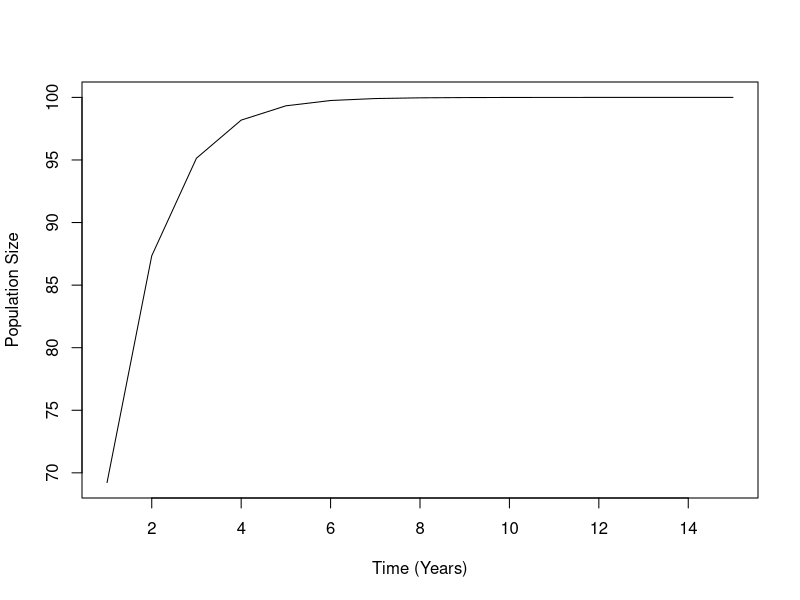
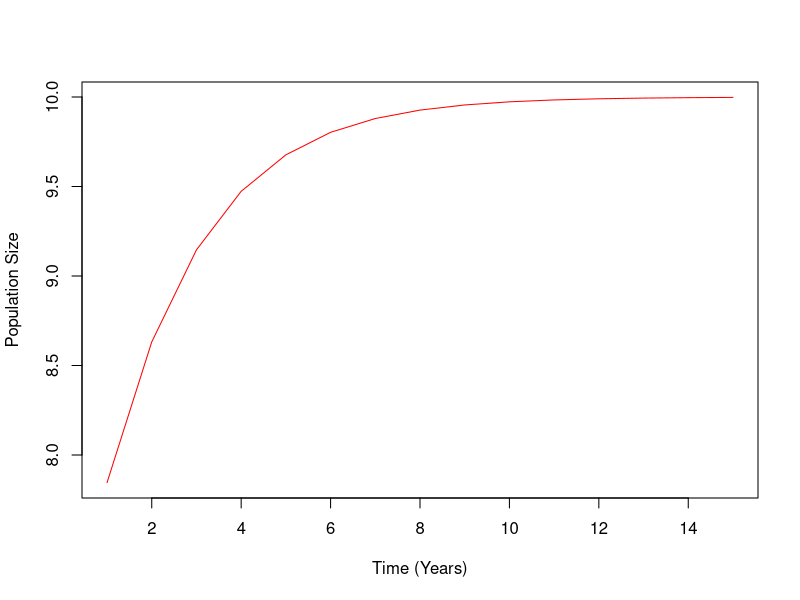
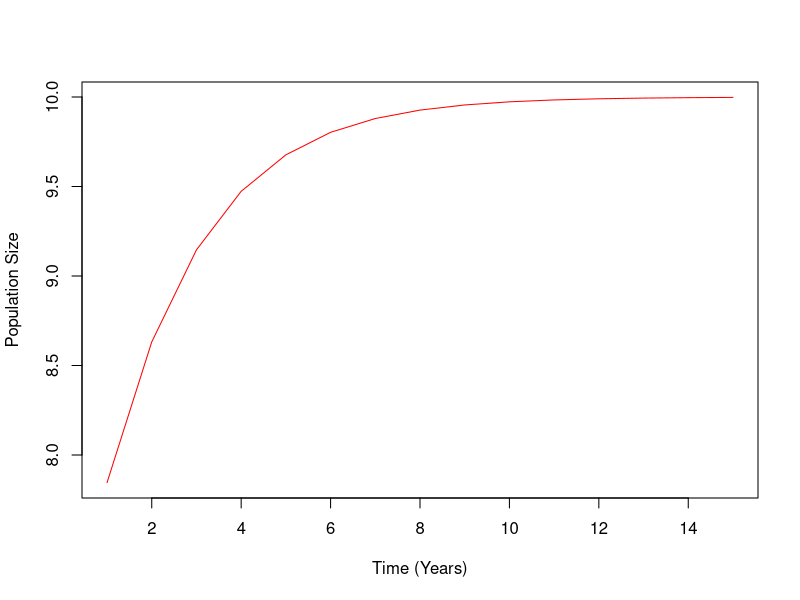
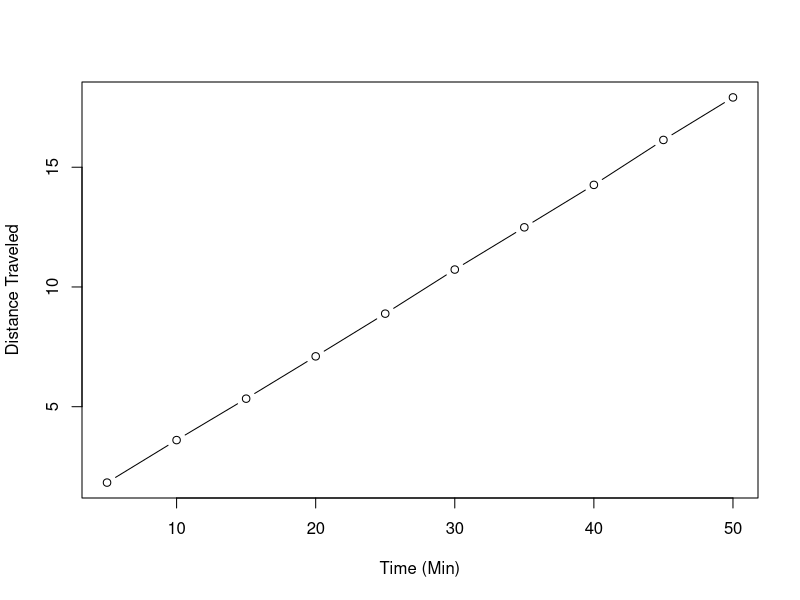

Reproduce these figures in R, in order.

## 1. Write a loop that prints out the numbers from 20 to 10
for(i in 20:10){
  print(i)
}
## 2. Write a loop that print out only the numbers from 20 to 10 that are even
num = 1:20
num = num[num%%2==0]
for(i in num){
  print(i)
}
## OR
num = 1:20
for(i in num){
  if(i%%2==0) print(i)
}
## 3. Write a function that calculates whether a number is a prime number (hint: what does 2 %% 3 give you?)

prime <- function(x){
  if (x == 2) {
    TRUE
  } else if (any(x %% 2:(x-1) == 0)) {
    FALSE
  } else { 
    TRUE
    }
}

## 4. Write a loop that prints out the numbers from 1 to 20, printing “Good: NUMBER” if the number is
## divisible by five and “Job: NUMBER” if then number is prime, and nothing otherwise.

num = 1:20
for(i in num){
  if(i%%5==0)  
    print(paste(i,'Good: NUMBER'))
 else if (i == 2) 
  print(paste(i,'Job: NUMBER'))
 else if (any(i %% 2:(i-1) == 0 )) 
  print(paste(i,'Nothing'))
 else  
  print(paste(i,'Job: NUMBER'))
}

# 5. A biologist is modelling population growth using a Gompertz curve, which is defined as y(t) = a.e−b.e−c.t
# where y is population size, t is time, a and b are parameters, and e is the exponential function. Write
# them a function that calculates population size at any time for any values of its parameters.

gz <- function(t, a, b, c){
  y <- (a*exp(-b*exp(-c*t)))
    return(y)
}
gz(15, 100, 1, 1) 


# 6. The biologist likes your function so much they want you to write another function that plots the progress
# of the population over a given length of time. Write it for them.

gz <- function(t, a, b, c){
  y <- (a*exp(-b*exp(-c*t)))
  p <- plot(y~t, xlab = 'Time (Years)', ylab= 'Population Size', type='l')
 return(paste(y,t))
}
gz(1:15, 100, 1, 1)


# 7. The biologist has fallen in love with your plotting function, but want to colour y values above a as blue,
# and y values above b as red. Change your function to allow that.

gz <- function(t, a, b, c){
  y <- (a*exp(-b*exp(-c*t)))
  p <- plot(y~t, xlab = 'Time (Years)', ylab= 'Population Size', type='l', col= ifelse(y > a, 'blue','red'))
  return(paste(y,t))
}
gz(1:15, 10, .4, .5)

# 8. You are beginning to suspect the biologist is taking advantage of you. Modify your function to plot in
# purple any y value that’s above a and b. Hint: try putting 3==3 & 2==2 and 3==4 | 2==2 into an if
# statement and see what you get. Using this construction may make this simpler.

gz <- function(t, a, b, c){
  y <- (a*exp(-b*exp(-c*t)))
  p <- plot(y~t, xlab = 'Time (Years)', ylab= 'Population Size', type='l', col= ifelse(y > a & y > b, 'purple','red'))
  return(paste(y,t))
}
gz(1:15, 10, .4, .5)

# 9. Write a function that draws boxes of a specified width and height that look like this (height 3, width 5):
#   *****
#   *   *
#   *****

box1 <- function(y, x){
  w1 <- (rep("*", x))
  cat(w1, '\n', sep='')
  cnt <- 0
  repeat{
  cat('*',(rep('',x-3)),'*','\n')
  cnt <- cnt+1
  if(cnt > y-3){
    break
  }
}
  w2 <- (rep('*',x))
  cat(w2, sep='')
}
box1(3,5)

#   10. Modify your box function to put text centered inside the box, like this:
#   *************
#   *           *
#   * some text *
#   *           *
#   *************

box2 <- function(y, x, z){
  z <- z
  a <- nchar(z)
  f <- round(((x-a-4))/2, digits = 0)
  w1 <- (rep("*", x))
  cat(w1, '\n', sep='')
  cnt <- 0
  repeat{
    cat('*',(rep('',x-3)),'*','\n')
    cnt <- cnt+1
    if(cnt > y-3){
      break
    }
  }
  cat('*',rep('', f), z, rep('', f), "*",'\n')
    cnt <- 0
  repeat{
    cat('*',(rep('',x-3)),'*','\n')
    cnt <- cnt+1
    if(cnt > y-3){
      break
    }
  }
  w2 <- (rep('*',x))
  cat(w2, sep='')
}
box2(3,15,'some text')


#   11. Modify your box function to build boxes of arbitrary text, taking dimensions specified in terms of
# dimensions, not the text. For example, box("t", 3, 9, "hey") might produce:

box3 <- function(t, y, x, z){
  z <- z
  a <- nchar(z)
  f <- round(((x-1-(a/2))/2), digits = 0)
  w1 <- (rep(t, x))
  cat(w1, '\n', sep='')
  cnt <- 0
  repeat{
    cat(t,(rep(' ',x)),t,'\n')
    cnt <- cnt+1
    if(cnt > y-3){
      break
    }
  }
  cat(t,rep(' ', (x/2)-3), z, rep(' ', (x/2)-2), t,'\n')
  cnt <- 0
  repeat{
    cat(t,(rep(' ',x)),t,'\n')
    cnt <- cnt+1
    if(cnt > y-3){
      break
    }
  }
  w2 <- (rep(t,x))
  cat(w2, sep='')
}
box3('wdp',3,8,'some text')

# 12. In ecology, hurdle models are often used to model the abundance of species found on surveys. They
# first model the probability that a species will be present at a site (drawn, for example, from a Bernoulli
# distribution) and then model the abundance for any species that is present (drawn, for example, from
# probability of presence (p) and that its abundance is drawn from a Poisson with a given λ. Hint: there is
# no Bernoulli distribution in R, but the Bernoulli is a special case of what distribution?...

# bernoulli, binomial, same thing right?
# p = probability for binomial
# n = # of random values to output
# lam = Given parameter for Poisson distribution
hurdle <- function(p, n, lam){
  if(rbinom(1, 1, p) == 1){ # species presence based on binomial with given probability of success
    ran <- rpois(n, lam) # number of sites and rate parameter
    return(paste(ran))
  }else{
    return(0)
  }
}

# (presence probability, # sites, poisson lambda)
hurdle(1, 5, 10)


# 13. An ecologist really likes your hurdle function (will you never learn?). Write them a function that simulates
# lots of species (each with their own p and λ) across n sites. Return the results in a matrix where each
# species is a column, and each site a row (this is the standard used for ecology data in R).

## Reworked for problem 13

hurdle1 <- function(n){
  if(rbinom(1, 1, sample(seq(from = 0, to = 1, by = .001), size = 1, replace = TRUE)) == 1){ # species presence based on binomial with given probability of success
    ran <- rpois(n, sample(seq(from = 0, to = 10, by = .1), size = 1, replace = TRUE)) # number of sites and rate parameter
    return(paste(ran))
  }else{
    return(0)
  }
}

# (presence probability, # sites, poisson lambda)
hurdle1(5)

hurdle2 <- function(n, spnum){
  datalist=list()
  for(i in 1:spnum){
    test <- hurdle1(n)
    datalist[[i]] <- test
    }
  big_data = do.call(cbind,datalist)
  return(big_data)
    }
# (presence probability, # poisson values, poisson lambda)
hurdle2(10, 7)


# 14. Professor Savitzky approaches you with a delicate problem. A member of faculty became disoriented
# during fieldwork, and is now believed to be randomly wandering somewhere in the desert surrounding
# Logan. He is modelling their progress through time in five minute intervals, assuming they cover a
# random, Normally-distributed distance in latitude and longitude in each interval. Could you simulate this
# process 100 times and plot it for him?

# t = number of 5 min intervals

# average walking speed = 3.1 mph
# if 3.1 mph then .0833 miles per 5 min on average

progress <- function(t){
  datalist=list()
  for(i in 1:t){
    lat <- (mean(abs(rnorm(100, mean = 0.08333333, sd = 1)))) 
    lon <- (mean(abs(rnorm(100, mean = 0.08333333, sd = 1)))) 
    dis <- (sqrt(lat)+sqrt(lon))
    dat <- data.frame(dis=dis)
    dat$time <- i*5
    datalist[[i]] <- dat
  }
big_data = do.call(rbind,datalist)
big_data$dis2 = cumsum(big_data$dis)
plot(big_data$dis2 ~ big_data$time, xlab='Time (Min)', ylab='Distance Traveled',type='b')
print(big_data)
}

progress(10)

 
# 15. Professor Savitzky is deeply concerned to realise that the member of faculty was, in fact, at the top of
# a steep mountain in the fog. Approximately 5 miles away, in all directions, from the faculty member’s
# starting point is a deadly cliff! He asks if you could run your simulation to see how long, on average,
# until the faculty member plummets to their doom.


# 16. Sadly, by the time you have completed your simulations the faculty member has perished. Professor
# Savitzky is keen to ensure this will never happen again, and so has suggested each faculty member
# be attached, via rubber band, to a pole at the centre of the site whenever conducting fieldwork 3. He
# assures you that you can model this by assuming that the faculty member, at each time-step, moves α×
# distance-from-pole latitudinally and longitudinally (in addition to the rate of movement you’ve already
# simulated) each time-step. Simulate this, and see how strong the rubber band (α) must be to keep the
# faculty member safe for at least a day.
# 



# 17. (If you finish early: Most, if not all, faculty members are not as young as they once were. See what effect
# the faculty member tiring (and eventually sitting down and giving up) would have on their likelihood of
# survival. What would happen if a faculty member panicked and walked faster through time?
#                                                                                                                                                   the Poisson distribution). Write a function that simulates the abundance of a species at n sites given a
